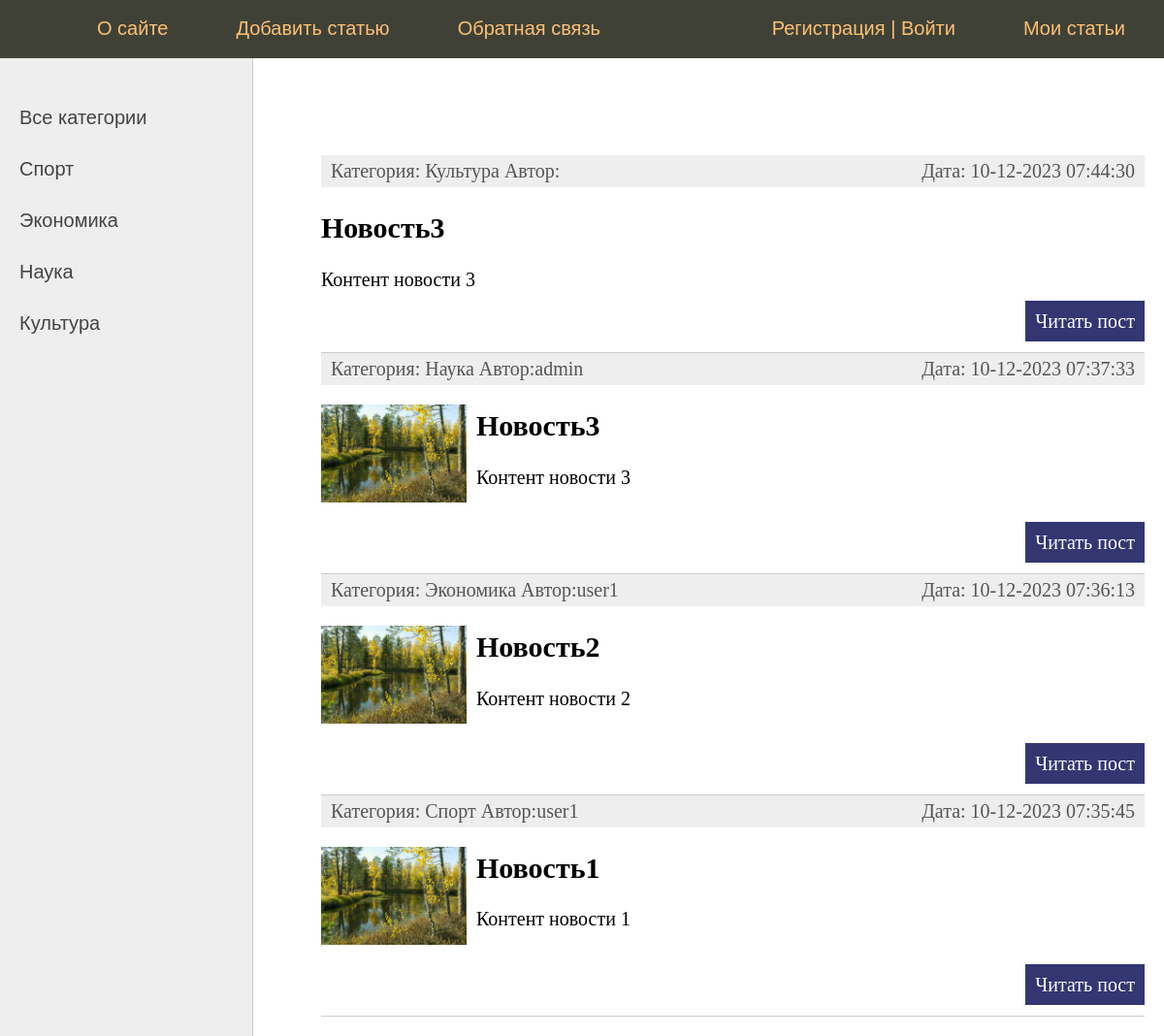
Before: / with the older database file.
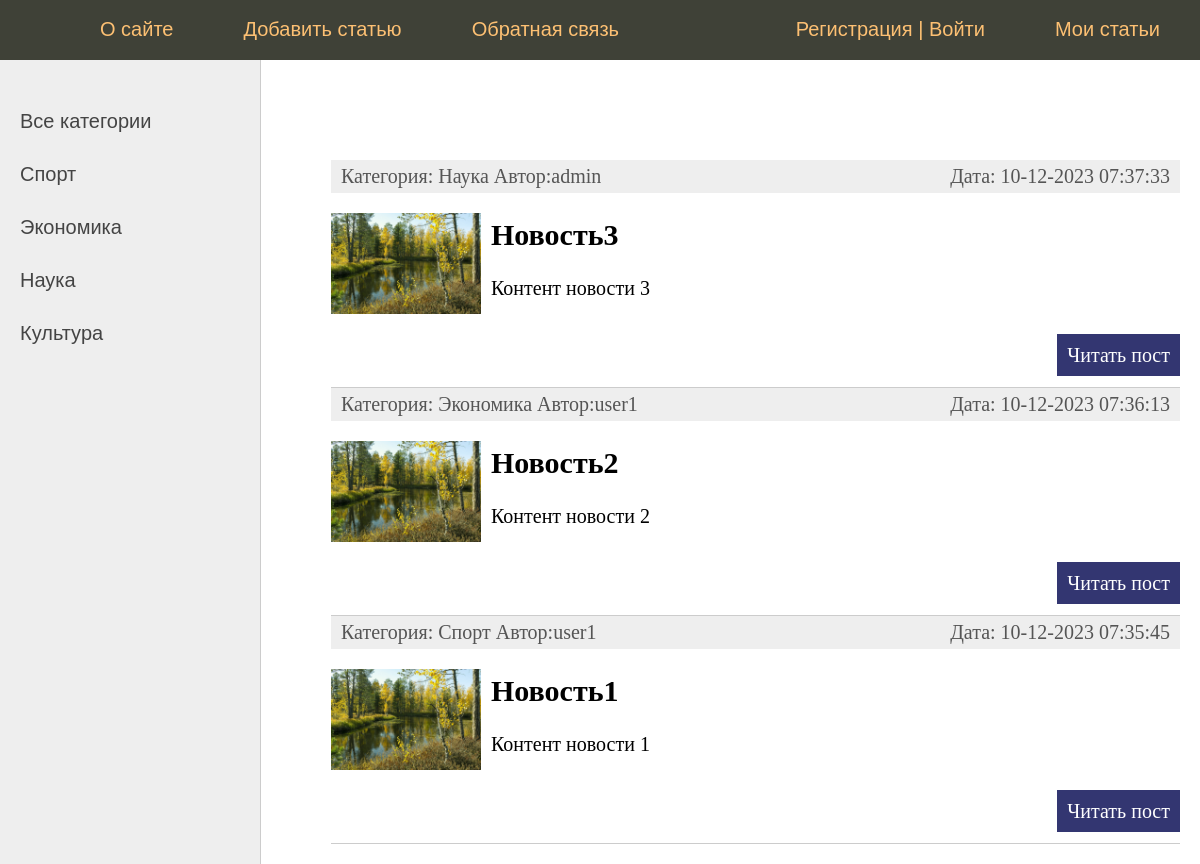
After: the same page with the newer database file.
### news/models.py (models this page shows, shortened)
class Category(models.Model):
    title = models.CharField(max_length=255)
    slug = models.SlugField(max_length=255, blank=True, db_index=True, default='')
    class Meta:
        verbose_name = 'Категории'
        verbose_name_plural = 'Категории'
    def get_absolute_url(self):
        return reverse('cat', kwargs={'cat_slug': self.slug})

class News(models.Model):
    title = models.CharField(max_length=255, verbose_name="Заголовок")
    slug = models.SlugField(max_length=255, blank=True, db_index=True, default='', verbose_name="Слаг")
    content = models.TextField(blank=True, verbose_name="Контент")
    photo = models.ImageField(upload_to="photos/%Y/%m/%d/", default=None, blank=True, null=True, verbose_name="Фото")
    time_create = models.DateTimeField(auto_now_add=True, verbose_name="Время создания")
    time_update = models.DateTimeField(auto_now=True, verbose_name="Время Обновления")
    is_published = models.BooleanField(default=True, verbose_name="Флаг публикации")
    cat = models.ForeignKey("Category", on_delete=models.PROTECT, null=True, verbose_name="Категория")
    profiles = models.ForeignKey("Profiles", on_delete=models.PROTECT, null=True, verbose_name="Профиль")
    class Meta:
        verbose_name = 'Новости'
        verbose_name_plural = 'Новости'
        ordering = ['-time_create', 'title']
        indexes = [
            models.Index(fields=['-time_create'])
        ]
    def get_absolute_url(self):
        return reverse('post', kwargs={'post_slug': self.slug})

class Profiles(models.Model):
    user = models.OneToOneField(User, on_delete=models.CASCADE, null=True, verbose_name="Профиль")
    land = models.CharField(max_length=255, verbose_name="Страна", blank=True, null=True)
    age = models.IntegerField(max_length=10, verbose_name="Возраст", blank=True, null=True)
    photo = models.ImageField(upload_to="profiles/%Y/%m/%d/", default=None, blank=True, null=True, verbose_name="Фото")
    class Meta:
        verbose_name = 'Профиль'
        verbose_name_plural = 'Профили'

### news/views.py (the view)
# urls.py: path('', views.index, name="home"),
def index(request):
    posts = News.objects.filter(is_published=True)
    data = {
        'title': 'Главная страница',
        'menu': menu,
        'posts': posts,
        'cat_selected': 0
    }
    return render(request, 'news/index.html', context=data)

### news/templatetags/news_tags.py (called while the page is built)
@register.inclusion_tag('news/list_categories.html')
def show_categories():
    cats = Category.objects.all()
    return{'cats': cats}

### news/templates/news/index.html (shortened to what this page needs)
{% extends 'news/base.html' %}
{% block content %}
<ul class="list-articles">
	{% for p in posts %}
			<li><div class="article-panel">
	<p class="first">Категория: {{p.cat.title}} Автор:{{p.profiles.user.username}}</p>
	<p class="last">Дата: {{p.time_update|date:"d-m-Y H:i:s"}}</p>
    </div>
				{% if p.photo %}
	<p><img class="img-article-left thumb" src="{{p.photo.url}}"></p>
{% endif %}
				<h2>{{p.title}}</h2>
    {% autoescape off %}
	{{p.content|linebreaks|truncatewords:40}}
    {% endautoescape %}
			<p class="link-read-post"><a href="{{p.get_absolute_url}}">Читать пост</a></p>
			</li>
	{% endfor %}
</ul>
{% endblock %}

### news/templates/news/base.html (shortened to what this page needs)
{% load static %}
{% load news_tags %}
<!DOCTYPE html>
<html>
<head>
	<link type="text/css" href="{% static 'news/css/styles.css' %}" rel="stylesheet" />
</head>
<body>
<table class="table-page" border=0 cellpadding="0" cellspacing="0">
<tr><td valign=top>
{% block mainmenu %}
		<div class="header">
			<ul id="mainmenu" class="mainmenu">
			<li class="logo"><a href="{% url 'home' %}"><div class="logo"></div></a></li>
{% for m in menu %}
	{% if not forloop.last %}<li>{% else %}<li class="last">{% endif %}
		<a href="{% url m.url_name %}">{{m.title}}</a></li>
{% endfor %}
				{% if request.user.is_authenticated %}
				<li class="last"> {{user.username}} | <a href="{% url 'logout' %}">Выйти</a></li>
				{% else %}
				<li class="last"><a href="{% url 'register' %}">Регистрация</a> | <a href="{% url 'login' %}">Войти</a></li>
				{% endif %}
			</ul>
		</div>
{% endblock mainmenu %}
<table class="table-content" border=0 cellpadding="0" cellspacing="0">
<tr>
	<td valign="top" class="left-chapters">
	<ul id="leftchapters">
		{% if cat_selected == 0 or cat_selected is None %}
		<li><a href="{% url 'home' %}">Все категории</a></li>
		{% else %}
		<li><a href="{% url 'home' %}">Все категории</a></li>
		{% endif %}
		{% show_categories %}
	</ul>
</td>
<td valign="top" class="content">
	<div class="content-text">
{% block content %} {% endblock %}
	</div>
</body>
</html>

### news/templates/news/list_categories.html
{% for cat in cats %}
<li><a href="{{cat.get_absolute_url}}">{{cat.title}}</a></li>
{% endfor %}

Changed rows visible on the page:
removed News: cat "Культура", time_update "10-12-2023 07:44:30", title "Новость3", content "Контент новости 3"
